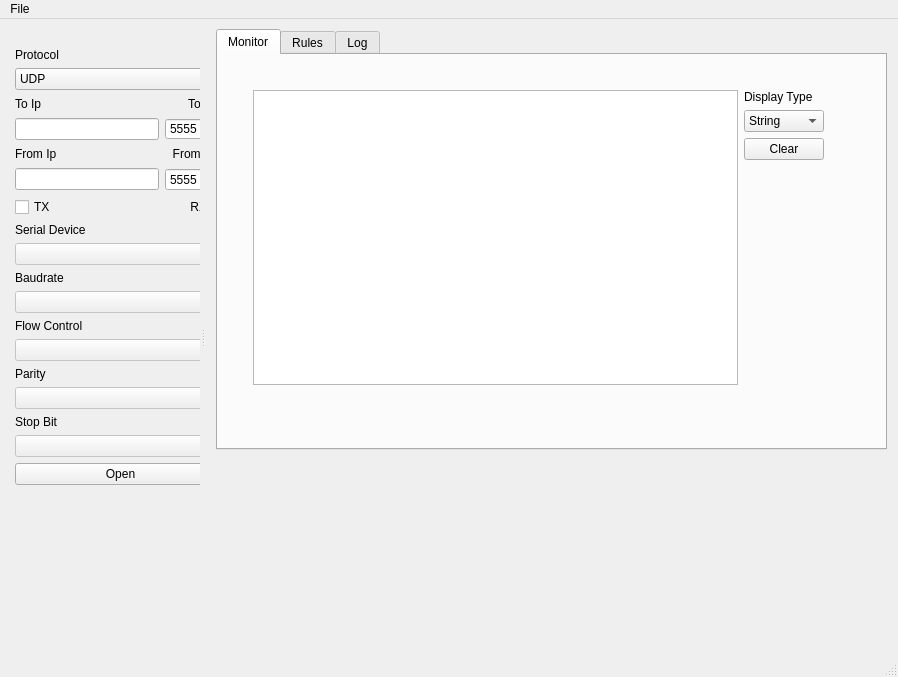
<?xml version="1.0" encoding="UTF-8"?>
<ui version="4.0">
 <class>MainWindow</class>
 <widget class="QMainWindow" name="MainWindow">
  <property name="geometry">
   <rect>
    <x>0</x>
    <y>0</y>
    <width>898</width>
    <height>677</height>
   </rect>
  </property>
  <property name="windowTitle">
   <string>MainWindow</string>
  </property>
  <widget class="QWidget" name="centralwidget">
   <widget class="QWidget" name="verticalLayoutWidget_2">
    <property name="geometry">
     <rect>
      <x>10</x>
      <y>10</y>
      <width>671</width>
      <height>421</height>
     </rect>
    </property>
    <layout class="QVBoxLayout" name="centralMasterLayout">
     <item>
      <widget class="QTabWidget" name="centralTabWidget">
       <property name="currentIndex">
        <number>0</number>
       </property>
       <widget class="QWidget" name="monitoringTab">
        <attribute name="title">
         <string>Monitor</string>
        </attribute>
        <widget class="QWidget" name="verticalLayoutWidget_4">
         <property name="geometry">
          <rect>
           <x>30</x>
           <y>30</y>
           <width>581</width>
           <height>311</height>
          </rect>
         </property>
         <layout class="QVBoxLayout" name="monitoringTabLayout1">
          <property name="leftMargin">
           <number>5</number>
          </property>
          <property name="topMargin">
           <number>5</number>
          </property>
          <property name="rightMargin">
           <number>5</number>
          </property>
          <property name="bottomMargin">
           <number>5</number>
          </property>
          <item>
           <layout class="QHBoxLayout" name="monitoringTabLayout2" stretch="9,1">
            <item>
             <widget class="QTableWidget" name="monitorScreen"/>
            </item>
            <item>
             <layout class="QVBoxLayout" name="monitoringTabLayout3">
              <item>
               <widget class="QLabel" name="displayTypeLabel">
                <property name="text">
                 <string>Display Type</string>
                </property>
               </widget>
              </item>
              <item>
               <widget class="QComboBox" name="displayTypeCombobox">
                <item>
                 <property name="text">
                  <string>String</string>
                 </property>
                </item>
                <item>
                 <property name="text">
                  <string>Hex</string>
                 </property>
                </item>
                <item>
                 <property name="text">
                  <string>Binary</string>
                 </property>
                </item>
               </widget>
              </item>
              <item>
               <widget class="QPushButton" name="clearMonitorScreenButton">
                <property name="text">
                 <string>Clear</string>
                </property>
               </widget>
              </item>
              <item>
               <spacer name="verticalSpacer_2">
                <property name="orientation">
                 <enum>Qt::Vertical</enum>
                </property>
                <property name="sizeHint" stdset="0">
                 <size>
                  <width>20</width>
                  <height>40</height>
                 </size>
                </property>
               </spacer>
              </item>
             </layout>
            </item>
           </layout>
          </item>
          <item>
           <widget class="QWidget" name="monitorGraph" native="true"/>
          </item>
         </layout>
        </widget>
       </widget>
       <widget class="QWidget" name="rulesTab">
        <attribute name="title">
         <string>Rules</string>
        </attribute>
        <widget class="QWidget" name="horizontalLayoutWidget">
         <property name="geometry">
          <rect>
           <x>10</x>
           <y>10</y>
           <width>641</width>
           <height>371</height>
          </rect>
         </property>
         <layout class="QHBoxLayout" name="rulesTabLayout" stretch="8,0">
          <property name="leftMargin">
           <number>5</number>
          </property>
          <property name="topMargin">
           <number>5</number>
          </property>
          <property name="rightMargin">
           <number>5</number>
          </property>
          <property name="bottomMargin">
           <number>5</number>
          </property>
          <item>
           <widget class="QsciScintilla" name="rulesEditor" native="true"/>
          </item>
          <item>
           <layout class="QVBoxLayout" name="verticalLayout">
            <item>
             <widget class="QListView" name="rulesListView"/>
            </item>
            <item>
             <layout class="QHBoxLayout" name="ruleEditLayout">
              <property name="leftMargin">
               <number>5</number>
              </property>
              <property name="rightMargin">
               <number>5</number>
              </property>
              <item>
               <widget class="QPushButton" name="newRuleButton">
                <property name="maximumSize">
                 <size>
                  <width>16777215</width>
                  <height>24</height>
                 </size>
                </property>
                <property name="text">
                 <string>New Rule</string>
                </property>
               </widget>
              </item>
              <item>
               <widget class="QPushButton" name="deleteRuleButton">
                <property name="maximumSize">
                 <size>
                  <width>16777215</width>
                  <height>24</height>
                 </size>
                </property>
                <property name="text">
                 <string>Delete Rule</string>
                </property>
               </widget>
              </item>
             </layout>
            </item>
            <item>
             <layout class="QHBoxLayout" name="ruleEnablementButtonsLayout">
              <property name="leftMargin">
               <number>5</number>
              </property>
              <property name="rightMargin">
               <number>5</number>
              </property>
              <item>
               <widget class="QPushButton" name="enableAllRulesButton">
                <property name="maximumSize">
                 <size>
                  <width>16777215</width>
                  <height>24</height>
                 </size>
                </property>
                <property name="text">
                 <string>Enable All</string>
                </property>
               </widget>
              </item>
              <item>
               <widget class="QPushButton" name="disableAllRulesButton">
                <property name="maximumSize">
                 <size>
                  <width>16777215</width>
                  <height>24</height>
                 </size>
                </property>
                <property name="text">
                 <string>Disable All</string>
                </property>
               </widget>
              </item>
             </layout>
            </item>
           </layout>
          </item>
         </layout>
        </widget>
       </widget>
       <widget class="QWidget" name="loggingTab">
        <attribute name="title">
         <string>Log</string>
        </attribute>
       </widget>
      </widget>
     </item>
    </layout>
   </widget>
  </widget>
  <widget class="QMenuBar" name="menubar">
   <property name="geometry">
    <rect>
     <x>0</x>
     <y>0</y>
     <width>898</width>
     <height>22</height>
    </rect>
   </property>
   <widget class="QMenu" name="menuFile">
    <property name="title">
     <string>File</string>
    </property>
    <addaction name="actionCreate_New_Session"/>
    <addaction name="actionOpen_Session"/>
    <addaction name="actionClose_Session"/>
    <addaction name="actionSave_Session"/>
   </widget>
   <addaction name="menuFile"/>
  </widget>
  <widget class="QStatusBar" name="statusbar"/>
  <widget class="QDockWidget" name="controlPanel">
   <property name="minimumSize">
    <size>
     <width>200</width>
     <height>40</height>
    </size>
   </property>
   <property name="features">
    <set>QDockWidget::NoDockWidgetFeatures</set>
   </property>
   <property name="allowedAreas">
    <set>Qt::LeftDockWidgetArea</set>
   </property>
   <attribute name="dockWidgetArea">
    <number>1</number>
   </attribute>
   <widget class="QWidget" name="dockWidgetContents">
    <widget class="QWidget" name="verticalLayoutWidget">
     <property name="geometry">
      <rect>
       <x>10</x>
       <y>10</y>
       <width>221</width>
       <height>591</height>
      </rect>
     </property>
     <layout class="QVBoxLayout" name="controlPanelMasterLayout">
      <property name="leftMargin">
       <number>5</number>
      </property>
      <property name="rightMargin">
       <number>5</number>
      </property>
      <item>
       <widget class="QLabel" name="protocolSelectionLayout">
        <property name="text">
         <string>Protocol</string>
        </property>
       </widget>
      </item>
      <item>
       <widget class="QComboBox" name="protocolSelection">
        <item>
         <property name="text">
          <string>UDP</string>
         </property>
        </item>
        <item>
         <property name="text">
          <string>TCP</string>
         </property>
        </item>
        <item>
         <property name="text">
          <string>SERIAL</string>
         </property>
        </item>
       </widget>
      </item>
      <item>
       <layout class="QHBoxLayout" name="controlPanelFromInformationLayout">
        <item>
         <widget class="QLabel" name="controlPanelToIpInformation">
          <property name="minimumSize">
           <size>
            <width>0</width>
            <height>16</height>
           </size>
          </property>
          <property name="text">
           <string>To Ip</string>
          </property>
         </widget>
        </item>
        <item>
         <widget class="QLabel" name="controlPanelToPortInformation">
          <property name="minimumSize">
           <size>
            <width>0</width>
            <height>16</height>
           </size>
          </property>
          <property name="layoutDirection">
           <enum>Qt::LeftToRight</enum>
          </property>
          <property name="text">
           <string>To Port</string>
          </property>
          <property name="alignment">
           <set>Qt::AlignRight|Qt::AlignTrailing|Qt::AlignVCenter</set>
          </property>
         </widget>
        </item>
       </layout>
      </item>
      <item>
       <layout class="QHBoxLayout" name="controlPanelToLayout">
        <property name="sizeConstraint">
         <enum>QLayout::SetDefaultConstraint</enum>
        </property>
        <item>
         <widget class="QLineEdit" name="toIp">
          <property name="maximumSize">
           <size>
            <width>16777215</width>
            <height>22</height>
           </size>
          </property>
         </widget>
        </item>
        <item>
         <widget class="QSpinBox" name="toPort">
          <property name="minimumSize">
           <size>
            <width>60</width>
            <height>0</height>
           </size>
          </property>
          <property name="maximumSize">
           <size>
            <width>16777215</width>
            <height>22</height>
           </size>
          </property>
          <property name="maximum">
           <number>65535</number>
          </property>
          <property name="value">
           <number>5555</number>
          </property>
         </widget>
        </item>
       </layout>
      </item>
      <item>
       <layout class="QHBoxLayout" name="controlPanelToInformationLayout">
        <item>
         <widget class="QLabel" name="controlPanelFromIpInformation">
          <property name="minimumSize">
           <size>
            <width>0</width>
            <height>16</height>
           </size>
          </property>
          <property name="text">
           <string>From Ip</string>
          </property>
         </widget>
        </item>
        <item>
         <widget class="QLabel" name="controlPanelFromPortInformation">
          <property name="minimumSize">
           <size>
            <width>0</width>
            <height>16</height>
           </size>
          </property>
          <property name="text">
           <string>From Port</string>
          </property>
          <property name="alignment">
           <set>Qt::AlignRight|Qt::AlignTrailing|Qt::AlignVCenter</set>
          </property>
         </widget>
        </item>
       </layout>
      </item>
      <item>
       <layout class="QHBoxLayout" name="controlPanelFromLayout">
        <item>
         <widget class="QLineEdit" name="fromIp">
          <property name="maximumSize">
           <size>
            <width>16777215</width>
            <height>22</height>
           </size>
          </property>
         </widget>
        </item>
        <item>
         <widget class="QSpinBox" name="fromPort">
          <property name="minimumSize">
           <size>
            <width>60</width>
            <height>0</height>
           </size>
          </property>
          <property name="maximum">
           <number>65535</number>
          </property>
          <property name="value">
           <number>5555</number>
          </property>
         </widget>
        </item>
       </layout>
      </item>
      <item>
       <layout class="QHBoxLayout" name="txRxLayout">
        <item>
         <widget class="QCheckBox" name="txCheckbox">
          <property name="text">
           <string>TX</string>
          </property>
         </widget>
        </item>
        <item>
         <widget class="QCheckBox" name="rxCheckbox">
          <property name="layoutDirection">
           <enum>Qt::RightToLeft</enum>
          </property>
          <property name="text">
           <string>RX</string>
          </property>
         </widget>
        </item>
       </layout>
      </item>
      <item>
       <widget class="QLabel" name="serialDeviceInformation">
        <property name="text">
         <string>Serial Device</string>
        </property>
       </widget>
      </item>
      <item>
       <widget class="QComboBox" name="serialDeviceCombobox">
        <property name="enabled">
         <bool>false</bool>
        </property>
       </widget>
      </item>
      <item>
       <widget class="QLabel" name="baudrateInformation">
        <property name="text">
         <string>Baudrate</string>
        </property>
       </widget>
      </item>
      <item>
       <widget class="QComboBox" name="baudrateCombobox">
        <property name="enabled">
         <bool>false</bool>
        </property>
       </widget>
      </item>
      <item>
       <widget class="QLabel" name="flowControlInformation">
        <property name="text">
         <string>Flow Control</string>
        </property>
       </widget>
      </item>
      <item>
       <widget class="QComboBox" name="flowControlCombobox">
        <property name="enabled">
         <bool>false</bool>
        </property>
       </widget>
      </item>
      <item>
       <widget class="QLabel" name="parityInformation">
        <property name="text">
         <string>Parity</string>
        </property>
       </widget>
      </item>
      <item>
       <widget class="QComboBox" name="parityCombobox">
        <property name="enabled">
         <bool>false</bool>
        </property>
       </widget>
      </item>
      <item>
       <widget class="QLabel" name="stopBitInformation">
        <property name="text">
         <string>Stop Bit</string>
        </property>
       </widget>
      </item>
      <item>
       <widget class="QComboBox" name="stopBitCombobox">
        <property name="enabled">
         <bool>false</bool>
        </property>
       </widget>
      </item>
      <item>
       <widget class="QPushButton" name="openCloseButton">
        <property name="text">
         <string>Open</string>
        </property>
       </widget>
      </item>
      <item>
       <spacer name="verticalSpacer">
        <property name="orientation">
         <enum>Qt::Vertical</enum>
        </property>
        <property name="sizeHint" stdset="0">
         <size>
          <width>20</width>
          <height>40</height>
         </size>
        </property>
       </spacer>
      </item>
     </layout>
    </widget>
   </widget>
  </widget>
  <action name="actionCreate_New_Session">
   <property name="text">
    <string>Create New Session</string>
   </property>
  </action>
  <action name="actionOpen_Session">
   <property name="text">
    <string>Open Session</string>
   </property>
  </action>
  <action name="actionClose_Session">
   <property name="text">
    <string>Close Session</string>
   </property>
  </action>
  <action name="actionSave_Session">
   <property name="text">
    <string>Save Session</string>
   </property>
  </action>
 </widget>
 <customwidgets>
  <customwidget>
   <class>QsciScintilla</class>
   <extends>QWidget</extends>
   <header location="global">Qsci/qsciscintilla.h</header>
   <container>1</container>
  </customwidget>
 </customwidgets>
 <resources/>
 <connections/>
</ui>
